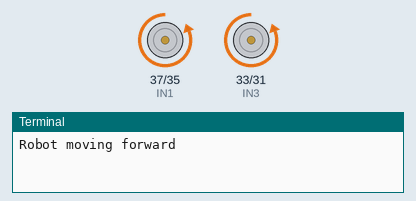
The program below on a simulated Raspberry Pi (header pin numbers). Shown: motor-driver pin pairs drawn as motors (green arrow = first pin HIGH = forward, orange = second pin HIGH = backward, longer = more drive, scaled by the enable pin), the last lines printed to the terminal. At 10.0 s the program stops and its outputs stay as they are.

Above: at 0.1 s.
At 3.1 s:
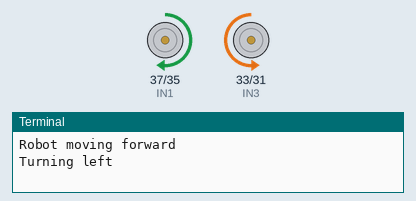
At 5.1 s:
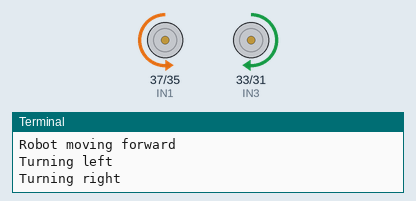
At 10.1 s:
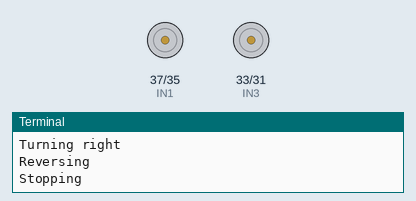
Timing chart, 0 to 11.5 s (numbered marks = the images above):
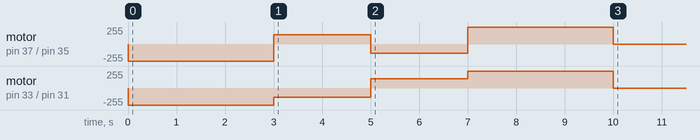

The program:

car_movement.py
```python
import RPi.GPIO as gpio
import time

gpio.setmode(gpio.BOARD)
gpio.setwarnings(False)

IN1=37
IN2=35
IN3=33
IN4=31
ENA=40
ENB=29


gpio.setup([IN1,IN2,IN3,IN4],gpio.OUT)
gpio.setup([ENA,ENB],gpio.OUT)
pwmL=gpio.PWM(ENB,1000)
pwmR=gpio.PWM(ENA,1000)

pwmL.start(0)
pwmR.start(0)

def stop():
    gpio.output([IN1, IN2, IN3, IN4], gpio.HIGH)
    pwmL.ChangeDutyCycle(0)
    pwmR.ChangeDutyCycle(0)

def forward(speed=100):
    gpio.output(IN1, gpio.LOW)
    gpio.output(IN2, gpio.HIGH)
    gpio.output(IN3, gpio.LOW)
    gpio.output(IN4, gpio.HIGH)
    pwmL.ChangeDutyCycle(speed)
    pwmR.ChangeDutyCycle(speed)

def backward(speed=100):
    gpio.output(IN1, gpio.HIGH)
    gpio.output(IN2, gpio.LOW)
    gpio.output(IN3, gpio.HIGH)
    gpio.output(IN4, gpio.LOW)
    pwmL.ChangeDutyCycle(speed)
    pwmR.ChangeDutyCycle(speed)

def turn_right(speed=55):
    gpio.output(IN1, gpio.LOW)
    gpio.output(IN2, gpio.HIGH)
    gpio.output(IN3, gpio.HIGH)
    gpio.output(IN4, gpio.LOW)
    pwmL.ChangeDutyCycle(speed)
    pwmR.ChangeDutyCycle(speed)

def turn_left(speed=55):
    gpio.output(IN1, gpio.HIGH)
    gpio.output(IN2, gpio.LOW)
    gpio.output(IN3, gpio.LOW)
    gpio.output(IN4, gpio.HIGH)
    pwmL.ChangeDutyCycle(speed)
    pwmR.ChangeDutyCycle(speed)

def set_motors(left_speed, right_speed):

    # LEFT MOTOR
    if left_speed > 0:
        gpio.output(IN1, gpio.LOW)
        gpio.output(IN2, gpio.HIGH)
    elif left_speed < 0:
        gpio.output(IN1, gpio.HIGH)
        gpio.output(IN2, gpio.LOW)
    else:
        gpio.output(IN1, gpio.LOW)
        gpio.output(IN2, gpio.LOW)

    # RIGHT MOTOR
    if right_speed > 0:
        gpio.output(IN3, gpio.LOW)
        gpio.output(IN4, gpio.HIGH)
    elif right_speed < 0:
        gpio.output(IN3, gpio.HIGH)
        gpio.output(IN4, gpio.LOW)
    else:
        gpio.output(IN3, gpio.LOW)
        gpio.output(IN4, gpio.LOW)

    # Clamp speed
    left_speed = max(0, min(100, int(abs(left_speed))))
    right_speed = max(0, min(100, int(abs(right_speed))))

    pwmL.ChangeDutyCycle(left_speed)
    pwmR.ChangeDutyCycle(right_speed)

try:
    print("Robot moving forward ")
    forward()
    time.sleep(3)

    print("Turning left")
    turn_left()
    time.sleep(2)

    print("Turning right")
    turn_right()
    time.sleep(2)

    print("Reversing")
    backward()
    time.sleep(3)

    print("Stopping")
    stop()
except KeyboardInterrupt:
    pass
finally:
    stop()
    pwmL.stop()
    pwmR.stop()
    gpio.cleanup()
```

Measured:
- by itself, motor on pin 37 (IN1) / pin 35 (IN2): stopped → backward 255/255 at 0.00 s, → forward 140/255 3.0 s later, → backward 140/255 2.0 s later, → forward 255/255 2.0 s later, … (5 changes in this stretch)
- by itself, motor on pin 33 (IN3) / pin 31 (IN4): stopped → backward 255/255 at 0.00 s, → backward 140/255 3.0 s later, → forward 140/255 2.0 s later, → forward 255/255 2.0 s later, … (5 changes in this stretch)
